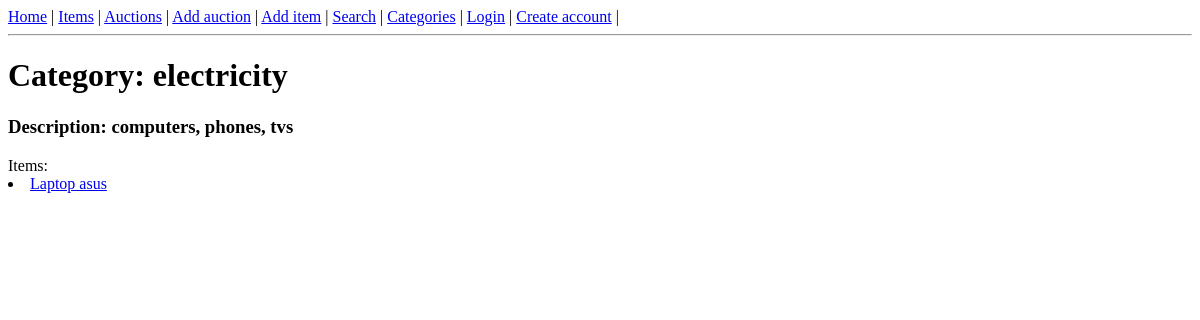
The page /category/electricity on the database as committed earlier.
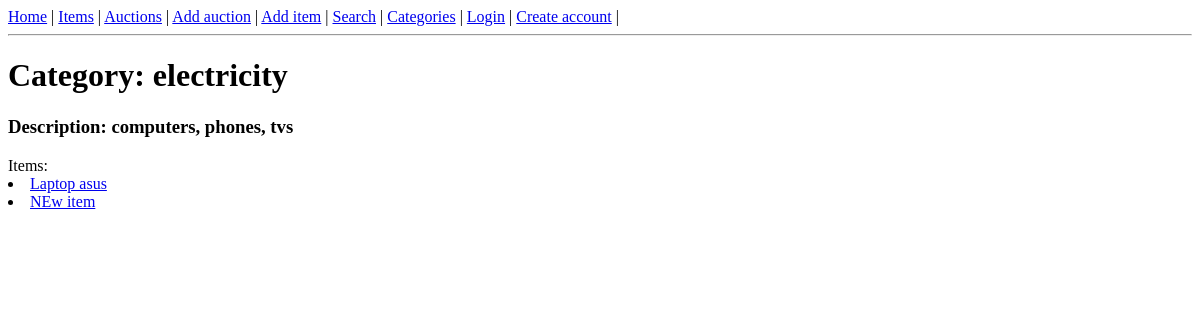
The same page on the database as committed later.
### auctions/models.py (models this page shows, shortened)
class Category(models.Model):
    name = models.SlugField(max_length=64)
    description = models.TextField()

class Item(models.Model):
    name = models.CharField(max_length=64)
    description = models.TextField()
    image = models.ImageField(null=True, blank=True, upload_to='images/')
    category = models.ForeignKey(Category, on_delete=models.CASCADE)

### auctions/views.py (the view)
# urls.py: path('category/<slug:slug>', auctions.CategoryDetails.as_view()),
class CategoryDetails(View):
    def get(self, request, *args, **kwargs):
        slug = kwargs['slug']   # Get category name from URL
        category = Category.objects.get(name=slug)
        items = category.item_set.all()
        context = {
            'category': category,
            'items': items
        }
        return render(request, 'auctions/category_detail.html', context)

### auctions/templates/auctions/category_detail.html (shortened to what this page needs)
{% extends 'auctions/base_template.html' %}
{% block content %}
<h1>Category: {{ category.name }}</h1>
<h3>Description: {{ category.description }}</h3>
Items: <br>
{% for item in items %}
<li>
<a href="/items/{{ item.id }}">{{ item.name }}</a>
</li>
{% endfor %}
{% endblock %}

### auctions/templates/auctions/base_template.html (shortened to what this page needs)
<!DOCTYPE html>
<html lang="en">
<head>
</head>
<body><a href="/home">Home</a> |
<a href="/items">Items</a> |
<a href="/auctions">Auctions</a> |
<a href="/add-auction">Add auction</a> |
<a href="/add-item">Add item</a> |
<a href="/search">Search</a> |
<a href="/categories">Categories</a> |
{% if user.is_authenticated %}
<a href="/logout">Logout</a> |
<a href="/user/{{ user.username }}">{{ user.username }}</a> |
{% else %}
<a href="/accounts/login">Login</a> |
<a href="/create-account">Create account</a> |
{% endif %}
<hr>
{% block content %}{% endblock %}
</body>
</html>

Rows that differ between the two databases and show on the page:
added Item: name "NEw item"
